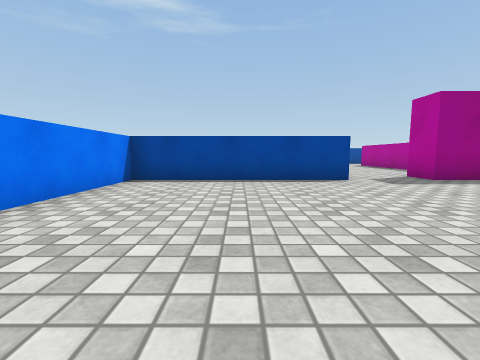
view 1 (above)

17 first-person views from a walk through a Unity game level. The camera is 0.58 m above the floor, tilts 6° down and sees 90° across. The floor is counted in squares, 1 m on a side. Each view is taken from the middle of a square. On the plan, view 1 faces up. The plan holds only what a view shows up to about 9 squares ahead; the rest is blank. The player is left out. Surface patterns are stand-ins for the level's own textures.

view 2
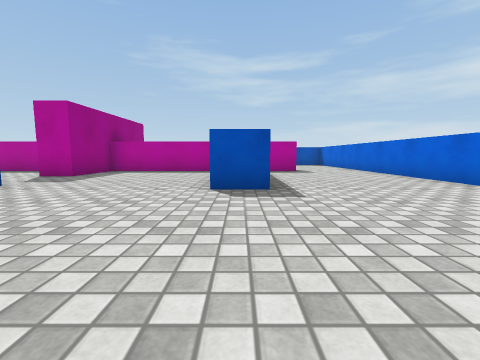

view 3
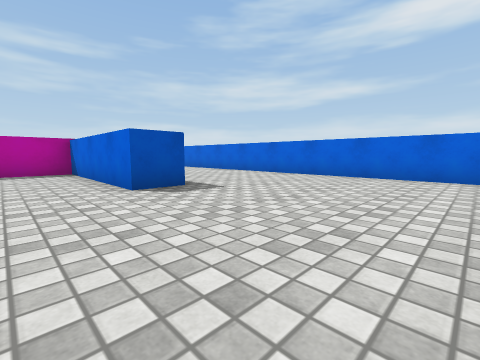

view 4
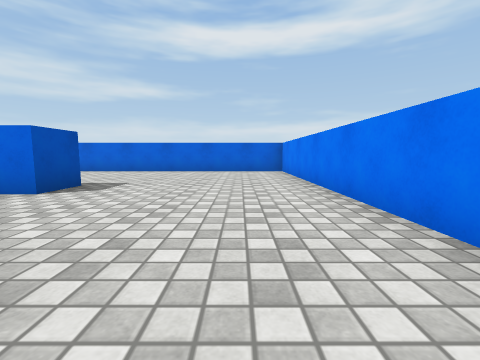

view 5
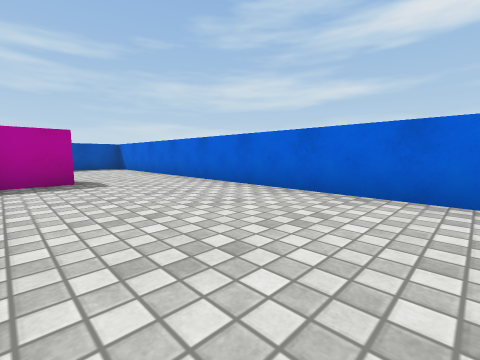

view 6
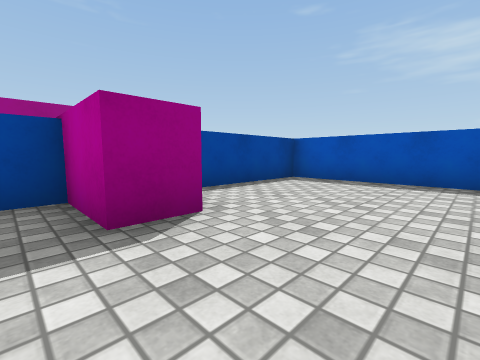

view 7
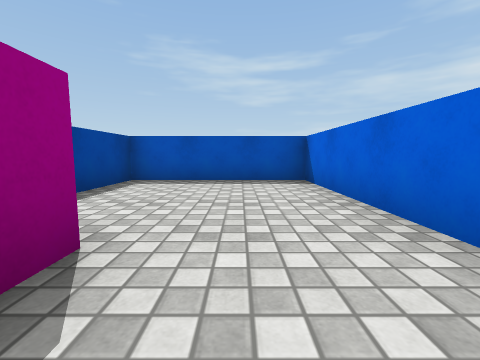

view 8
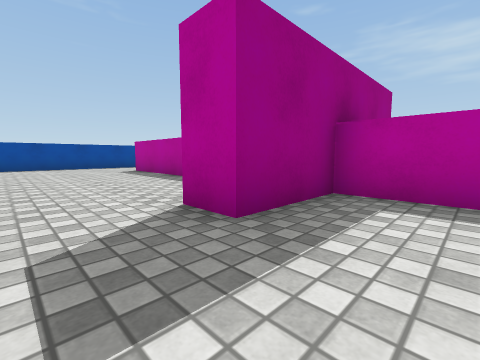

view 9
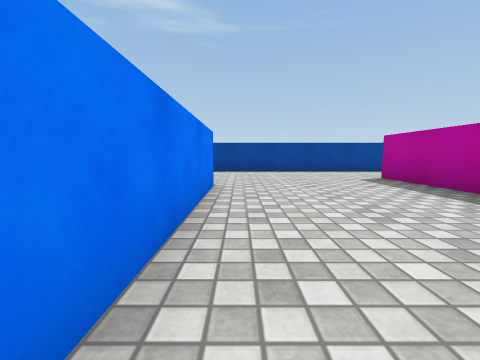

view 10
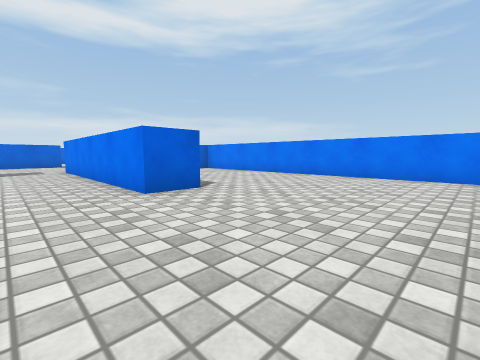

view 11
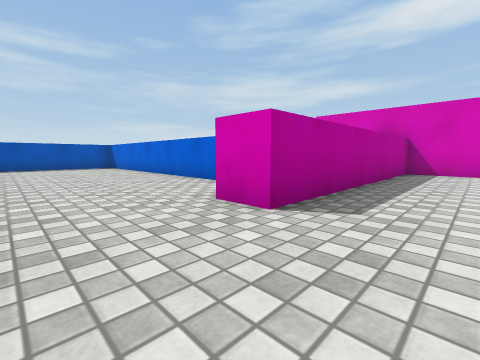

view 12
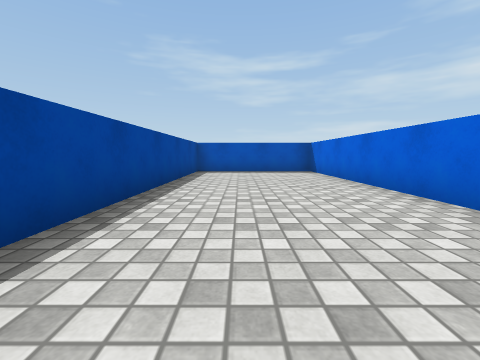

view 13
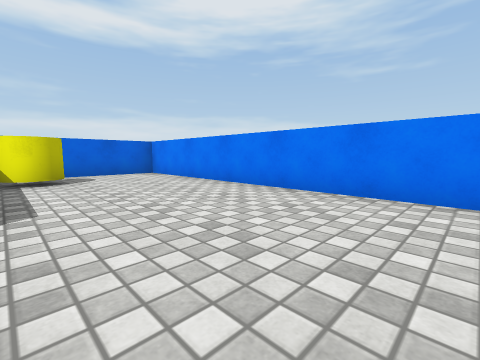

view 14
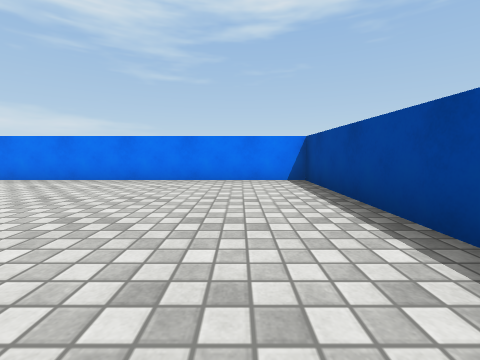

view 15
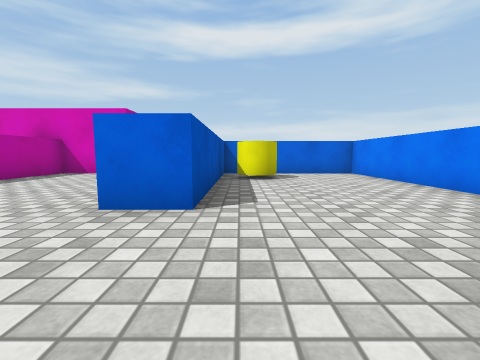

view 16
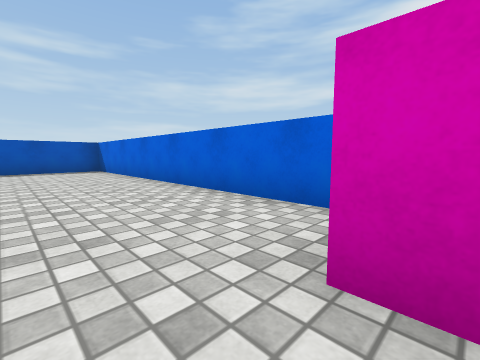

view 17
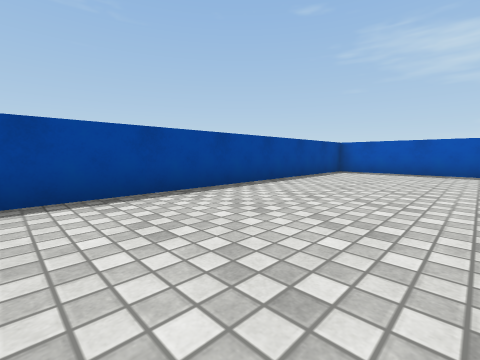

### Floor plan
Points are (right, up) in squares from view 1. A wall is a line through its corners. A room is listed if a view was taken in it or the views show most of it. See-through windows are left out.
Room 1 (views 1, 2, 3, 4, 5, 6, 7, 8)
walls: (2, 0.4) (2, 1.5) (6.5, 1.5) (6.5, 5.5) (4.5, 5.5); (2.5, 5.5) (-2.5, 5.5) (-2.5, -3.5) (7.5, -3.5); (7.5, -1) (6.5, -1) (6.5, 0.5) (5.9, 0.5)
ways out: opening at (3.5, 6) to room 2; opening at (7, -2.5) to room 3
Room 2 (views 9, 10, 11, 12, 13, 14, 15, 16, 17)
walls: (8, 11.5) (16.5, 11.5) (16.5, 15.5) (-2.5, 15.5) (-2.5, 6.5) (1.5, 6.5) (1.5, 11.5) (2.5, 11.5) (2.5, 5.5); (4.9, 6.5) (6.5, 6.5) (6.5, 13) (7.5, 13); (4.5, 5.5) (4.5, 6.5)
ways out: opening at (3.5, 6) to room 1
objects: yellow cylinder (0, 8) to (1, 8)
Room 3 (no view inside)
walls: (7.5, -3.5) (11.5, -3.5) (11.5, 0.5) (8.5, 0.5)
ways out: opening at (7, -2.5) to room 1

Positions as (right, up) in squares from view 1, and headings:
1: (0, 0), facing up
2: (-2, 1), facing right
3: (-2, 3), facing down-right
4: (-1, 5), facing down
5: (1, 0), facing down-right
6: (6, -3), facing up-right
7: (6, -2), facing right
8: (3, 4), facing up-right
9: (3, 7), facing up
10: (4, 15), facing down-left
11: (5, 15), facing down-right
12: (8, 14), facing right
13: (1, 14), facing down-left
14: (3, 14), facing left
15: (1, 14), facing down
16: (7, 14), facing down-right
17: (8, 12), facing up-right
